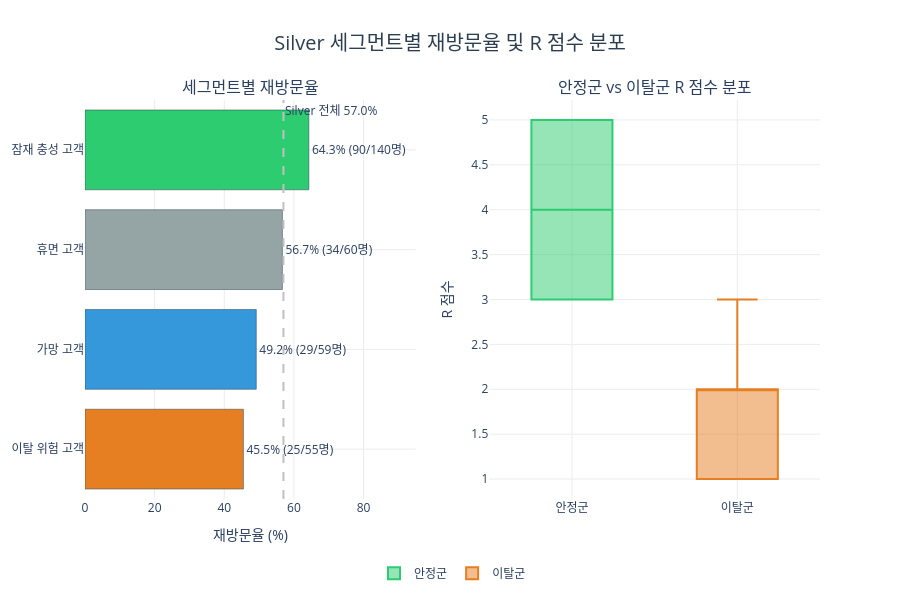

Notebook code cell kept with this figure:
### Code cell
h1_plot = seg_revisit[seg_revisit['세그먼트'] != '놓치면 안될 고객'].copy()

fig = make_subplots(
    rows=1, cols=2,
    subplot_titles=['세그먼트별 재방문율', '안정군 vs 이탈군 R 점수 분포']
)

for _, row in h1_plot.sort_values('재방문율').iterrows():
    fig.add_trace(go.Bar(
        x=[row['재방문율']],
        y=[row['세그먼트']],
        orientation='h',
        marker=dict(color=seg_color.get(row['세그먼트'], '#cccccc'), line=dict(color='#2c3e50', width=0.5)),
        text=[f"{row['재방문율']:.1f}% ({int(row['재방문고객'])}/{int(row['전체고객'])}명)"],
        textposition='outside',
        showlegend=False,
    ), row=1, col=1)

for group, color in [('안정군', '#2ecc71'), ('이탈군', '#e67e22')]:
    sub = visit_h1[visit_h1['그룹'] == group]['R']
    fig.add_trace(go.Box(
        y=sub,
        name=group,
        marker_color=color,
        boxpoints='outliers',
    ), row=1, col=2)

fig.add_vline(
    x=57.0, line_dash='dash', line_color='#C0C0C0', line_width=2,
    annotation_text='Silver 전체 57.0%', annotation_position='top right',
    row=1, col=1
)

fig.update_layout(
    title=dict(
        text='Silver 세그먼트별 재방문율 및 R 점수 분포',
        font=dict(size=20, color='#2c3e50'), x=0.5, xanchor='center'
    ),
    plot_bgcolor='white',
    height=600,
    legend=dict(orientation='h', yanchor='top', y=-0.15, xanchor='center', x=0.5)
)
fig.update_xaxes(gridcolor='#ececec')
fig.update_yaxes(gridcolor='#ececec')
fig.update_xaxes(title_text='재방문율 (%)', range=[0, 95], row=1, col=1)
fig.update_yaxes(title_text='R 점수', row=1, col=2)
fig.show()

### Figure 1 — Plotly figure (JSON) as saved in the notebook; plotly's stock layout.template omitted (floating-point values rounded to 4 significant figures; data arrays with more than 128 entries replaced by an {"elided": "..."} marker saying what was removed)
{"data": [{"marker": {"color": "#e67e22", "line": {"color": "#2c3e50", "width": 0.5}}, "orientation": "h", "showlegend": false, "text": ["45.5% (25/55명)"], "textposition": "outside", "type": "bar", "x": [45.5], "xaxis": "x", "y": ["이탈 위험 고객"], "yaxis": "y"}, {"marker": {"color": "#3498db", "line": {"color": "#2c3e50", "width": 0.5}}, "orientation": "h", "showlegend": false, "text": ["49.2% (29/59명)"], "textposition": "outside", "type": "bar", "x": [49.2], "xaxis": "x", "y": ["가망 고객"], "yaxis": "y"}, {"marker": {"color": "#95a5a6", "line": {"color": "#2c3e50", "width": 0.5}}, "orientation": "h", "showlegend": false, "text": ["56.7% (34/60명)"], "textposition": "outside", "type": "bar", "x": [56.7], "xaxis": "x", "y": ["휴면 고객"], "yaxis": "y"}, {"marker": {"color": "#2ecc71", "line": {"color": "#2c3e50", "width": 0.5}}, "orientation": "h", "showlegend": false, "text": ["64.3% (90/140명)"], "textposition": "outside", "type": "bar", "x": [64.3], "xaxis": "x", "y": ["잠재 충성 고객"], "yaxis": "y"}, {"boxpoints": "outliers", "marker": {"color": "#2ecc71"}, "name": "안정군", "type": "box", "xaxis": "x2", "y": {"elided": "199 int values"}, "yaxis": "y2"}, {"boxpoints": "outliers", "marker": {"color": "#e67e22"}, "name": "이탈군", "type": "box", "xaxis": "x2", "y": [2, 1, 2, 1, 1, 1, 2, 1, 1, 1, 1, 1, 2, 1, 1, 1, 1, 1, 1, 2, 1, 1, 1, 1, 2, 1, 1, 1, 1, 1, 1, 1, 1, 1, 1, 1, 1, 1, 1, 1, 1, 2, 2, 1, 1, 1, 1, 1, 1, 1, 1, 1, 1, 1, 1, 2, 3, 3, 3, 2, 2, 3, 2, 2, 2, 3, 2, 3, 3, 2, 3, 2, 2, 2, 2, 2, 2, 2, 3, 2, 2, 2, 2, 2, 2, 2, 2, 2, 3, 2, 2, 2, 3, 2, 2, 2, 3, 2, 3, 2, 2, 2, 2, 2, 2, 2, 2, 2, 2, 2, 2, 2, 2, 3, 2, 3], "yaxis": "y2"}], "layout": {"annotations": [{"font": {"size": 16}, "showarrow": false, "text": "세그먼트별 재방문율", "x": 0.225, "xanchor": "center", "xref": "paper", "y": 1, "yanchor": "bottom", "yref": "paper"}, {"font": {"size": 16}, "showarrow": false, "text": "안정군 vs 이탈군 R 점수 분포", "x": 0.775, "xanchor": "center", "xref": "paper", "y": 1, "yanchor": "bottom", "yref": "paper"}, {"showarrow": false, "text": "Silver 전체 57.0%", "x": 57, "xanchor": "left", "xref": "x", "y": 1, "yanchor": "top", "yref": "y domain"}], "height": 600, "legend": {"orientation": "h", "x": 0.5, "xanchor": "center", "y": -0.15, "yanchor": "top"}, "plot_bgcolor": "white", "shapes": [{"line": {"color": "#C0C0C0", "dash": "dash", "width": 2}, "type": "line", "x0": 57, "x1": 57, "xref": "x", "y0": 0, "y1": 1, "yref": "y domain"}], "title": {"font": {"color": "#2c3e50", "size": 20}, "text": "Silver 세그먼트별 재방문율 및 R 점수 분포", "x": 0.5, "xanchor": "center"}, "xaxis": {"anchor": "y", "domain": [0, 0.45], "gridcolor": "#ececec", "range": [0, 95], "title": {"text": "재방문율 (%)"}}, "xaxis2": {"anchor": "y2", "domain": [0.55, 1], "gridcolor": "#ececec"}, "yaxis": {"anchor": "x", "domain": [0, 1], "gridcolor": "#ececec"}, "yaxis2": {"anchor": "x2", "domain": [0, 1], "gridcolor": "#ececec", "title": {"text": "R 점수"}}}}
